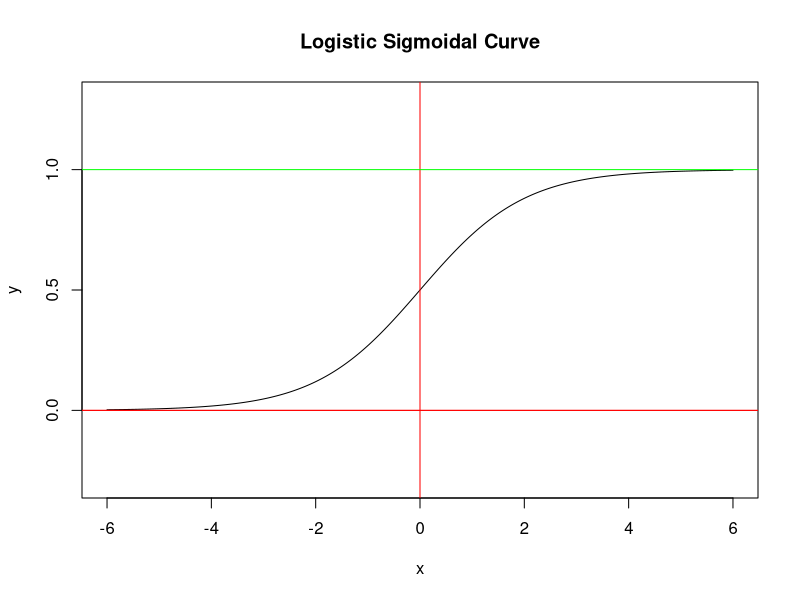

The R source for this figure: (Note: this script raises an error after producing the figure.)
## ---- chunk 1
x = seq(-6, 6, 0.05)
y = 1/(1 + exp(-x))

plot(x, y,
     type = "l",
     main = "Logistic Sigmoidal Curve",
     ylim = c(-0.3, 1.3))
abline(v=0, h=0, col="red")
abline(h=0, col="red")
abline(h=1, col="green")
## ---- chunk 2
## Load libraries
Libraries = c("knitr", "doMC", "ggplot2", "readr", "caret", "dplyr", "tidyverse")

for (i in Libraries) { 
    library(i, character.only = TRUE) 
}
## ---- chunk 3
## Introductory/Explanatory Material
set.seed(1000)
x1 = c(rnorm(20, -3, 1), rnorm(20, 3, 1) )
y1 = c(rep(0, times=20), rep(1, times=20))
categorical_1 <- cbind(x1, y1)

plot(categorical_1, 
     ylim = c(-0.3, 1.3),
     xlim = c(-6, 6),
     col = "blue", 
     main = "Categorical Data Wrongly Plotted With Linear Regression", 
     ylab = "0 = NO ;  1 = YES",
     xlab = "X-Values")
#abline(a=0, b = 0.2, col = "red")
## ---- chunk 4
x1 = c(rnorm(200, 3, 1), rnorm(200, 7, 1) )
y1 = c(rep(0, times=200), rep(1, times=200))
categorical_1 <- as.data.frame(cbind(x1, y1))
dummy_model <- glm(y1 ~ x1,
                   data = categorical_1,
                   family = binomial(link = "logit"))

dummy_model
## ---- chunk 5
plot(categorical_1, 
     ylim = c(-0.3, 1.3),
     col = "blue", 
     main = "Categorical Plotted With Logistic Regression", 
     ylab = "Answer: 0 = NO, 1 = YES",
     xlab = "X-Values")
## ---- chunk 6
Y = 13.0 -54.5*0.0824 -39.9*0.049 -30.0*0.0619 + 82.2*0.0289-38.1*0.0383 -82.9*0.0382 -15.8*0.0619 -56.6*0.0484 -31.4*0.0364
Y
## ---- chunk 7
Pr = (exp(Y)) / (exp(Y) + 1)
Pr
## ---- chunk 8
setwd("~/Dropbox/a1_mcc_project/04-logit/")
c_m_transformed <- read_csv("c_m_TRANSFORMED.csv",
                            col_types = cols(Class = col_factor(levels = c("0","1"))))

c_m_20aa <- c_m_transformed[, -c(2,3)]  # Remove TotalAA & PID
Class <- as.factor(c_m_20aa$Class)      # Convert ‘Class’ To Factor
## ---- chunk 9
set.seed(1000)
Index <- createDataPartition(Class, p = 0.8, list = FALSE) # Partition 80/20

train_set.1 <- c_m_20aa[ Index, ]
test_set.1  <- c_m_20aa[-Index, ]
## ---- chunk 10
fitControl <- trainControl(method = "repeatedcv", 
                           repeats = 5, 
                           number = 10)
set.seed(1000)
registerDoMC(cores = 3)  # use multi-core
start_time <- Sys.time() # Start timer

model_logit.1 <- train(Class ~ .,
                       data = train_set.1,
                       trControl = fitControl,
                       method = "glm",
                       family = "binomial")

end_time <- Sys.time()   # End timer
end_time - start_time    # Display time
registerDoSEQ()          # stop multi-core
## ---- chunk 11
model_logit.1
## ---- chunk 12
summary(model_logit.1)
## ---- chunk 13
ll.null <- model_logit.1$finalModel$null.deviance / -2

ll.proposed <- model_logit.1$finalModel$deviance / -2

adjusted_R2 <- (ll.null - ll.proposed) / ll.null

adjusted_R2
## ---- chunk 14
c_m_transformed <- read_csv("c_m_TRANSFORMED.csv",
                            col_types = cols(Class = col_factor(levels = c("0","1"))))
# Remove TotalAA, PID & 11 features
c_m_9aa <- c_m_transformed[, -c(2,3,4,7,8,11,12,13,14,15,17,21,22)]  

Class <- as.factor(c_m_9aa$Class) # Convert ‘Class’ To Factor

set.seed(1000)
Index <- createDataPartition(Class, p = 0.8, list = FALSE)
train_set.2 <- c_m_9aa[ Index, ]
test_set.2  <- c_m_9aa[-Index, ]

Class.train_set.2 <- as.factor(train_set.2$Class)
Class.test_set.2 <- as.factor(test_set.2$Class)
## ---- chunk 15
fitControl <- trainControl(method = "repeatedcv", 
                           repeats = 5, 
                           number = 10)
set.seed(1000)
registerDoMC(cores = 3)  # Start multi-core
start_time <- Sys.time() # Start timer

model_logit.2 <- train(Class ~ .,
                       data = train_set.2,
                       trControl = fitControl,
                       method = "glm",
                       family = "binomial")

end_time <- Sys.time()   # End timer
end_time - start_time    # Display time
registerDoSEQ()          # Stop multi-core
## ---- chunk 16
summary(model_logit.2)
## ---- chunk 17
ll.null <- model_logit.2$finalModel$null.deviance / -2

ll.proposed <- model_logit.2$finalModel$deviance / -2

adjusted_R2 <- (ll.null - ll.proposed) / ll.null

adjusted_R2
## ---- chunk 18
fitControl <- trainControl(method = "cv",
                           number = 5,
                           savePredictions = "final")
set.seed(1000)
registerDoMC(cores = 3)  # Start multi-core
start_time <- Sys.time() # Start timer

model_logit.3 <- train(Class ~ .,
                       data = c_m_9aa,
                       trControl = fitControl,
                       method = "glm",
                       family = "binomial")

end_time <- Sys.time()   # End timer
end_time - start_time    # Display time
registerDoSEQ()          # Stop multi-core
## ---- chunk 19
outlier_sample <- model_logit.3 %>% 
                  pluck("pred") %>% 
                  dplyr::filter(obs != pred)

# out_of_sample
head(outlier_sample, n = 4)
## ---- chunk 20
fn_fp_list <- c_m_9aa %>% mutate(rowIndex = 1:nrow(c_m_9aa)) %>% 
                          inner_join(outlier_sample, by = "rowIndex")

head(fn_fp_list, n = 4)
## ---- chunk 21
length(fn_fp_list)

fn_fp_list
## ---- chunk 22
confusionMatrix(model_logit.3)
# print(results)
